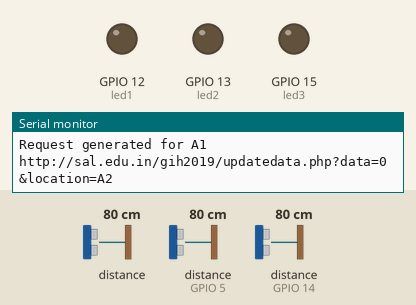
Simulated run of this sketch. Board: ESP8266 (NodeMCU). Parts: output pins drawn as LEDs (lit = HIGH), the last lines printed to the serial monitor. Wiring (inferred from the names in the program): 3 × ultrasonic range finder: trigger GPIO 2, echo GPIO 14 / trigger GPIO 4, echo GPIO 0 / trigger GPIO 16, echo GPIO 5. Inputs (shaded band) come from the test bench; at power-on: distance to the obstacle 80 cm, distance to the obstacle (sensors on GPIO 5, GPIO 14) 80 cm. The echo pulse lasts 58.3 µs per cm; WiFi joins after 1.5 s; servers stay silent unless stated; uploads are accepted with an empty reply; pins used as bus, display or sensor lines are not drawn.

Above: at 2.7 s.
2.8 s: distance to the obstacle (sensor 0) set to 7 cm
4.3 s: distance to the obstacle (sensor 0) set to 4 cm
At 5.3 s:
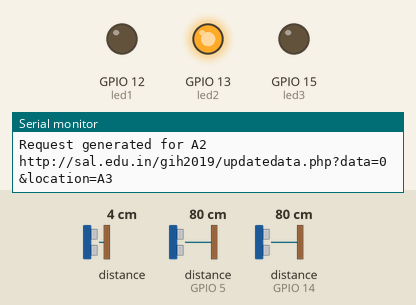
6.0 s: distance to the obstacle (sensor on GPIO 5) set to 7 cm
9.6 s: distance to the obstacle (sensor on GPIO 5) set to 4 cm
At 10.3 s:
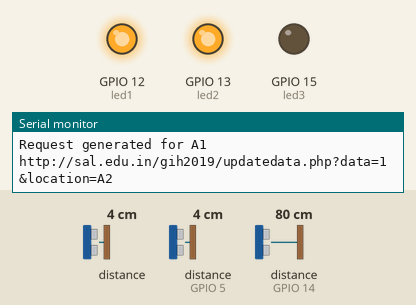
11.3 s: distance to the obstacle (sensor on GPIO 14) set to 7 cm
12.8 s: distance to the obstacle (sensor on GPIO 14) set to 4 cm
At 14.0 s:
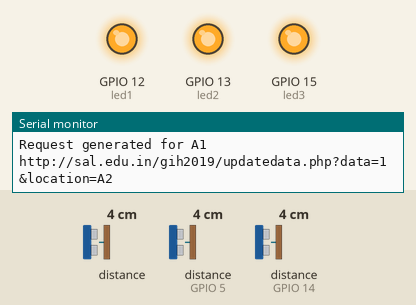
Timing chart, 0 to 15.3 s (numbered marks = the images above; inputs shaded):
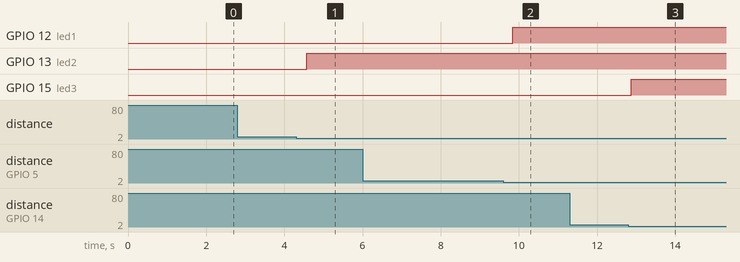

The sketch:

nodeGIH2019.ino
```cpp
#include <ESP8266WiFi.h>
#include <ESP8266HTTPClient.h>

#define trigPin1 16 // D0 ESP8266
#define echoPin1 5 // D1 ESP8266
#define trigPin2 4 // D0 ESP8266
#define echoPin2 0 // D1 ESP8266
#define trigPin3 2 // D0 ESP8266
#define echoPin3 14 // D1 ESP8266
#define led1 12
#define led2 13
#define led3 15

int httpCode;
String payload;

long duration;
int dist;
String url1;
String url2;
String url3;

const char * ssid = "Hackathon2019"; //your WiFiSSID
const char * password = "Hack@thon&20!9"; //your PASSWORD

void setup() {

  pinMode(trigPin1, OUTPUT); // Sets the trigPin as an Output
  pinMode(echoPin1, INPUT); // Sets the echoPin as an Input
  pinMode(trigPin2, OUTPUT); // Sets the trigPin as an Output
  pinMode(echoPin2, INPUT); // Sets the echoPin as an Input
  pinMode(trigPin3, OUTPUT); // Sets the trigPin as an Output
  pinMode(echoPin3, INPUT); // Sets the echoPin as an Input
  pinMode(led1, OUTPUT);
  pinMode(led2, OUTPUT);
  pinMode(led3, OUTPUT);

  Serial.begin(9600);
  delay(10);
  Serial.println();
  Serial.println();
  Serial.print("Connecting to ");
  Serial.println(ssid);
  WiFi.begin(ssid, password);
  while (WiFi.status() != WL_CONNECTED) {
    delay(500);
    Serial.print(".");
  }
  Serial.println("");
  Serial.println("WiFi connected");
  Serial.println("IP address: ");
  Serial.println(WiFi.localIP());

}

void loop() {
  //Ultrasonic A1
  digitalWrite(trigPin1, LOW);
  delayMicroseconds(2);
  digitalWrite(trigPin1, HIGH);
  delayMicroseconds(10);
  digitalWrite(trigPin1, LOW);
  duration = pulseIn(echoPin1, HIGH);
  dist = duration * 0.034 / 2;
  Serial.print("Distance of A1: ");
  Serial.println(dist);
  delay(10);

  if(dist<5)
  {
    url1 = "http://sal.edu.in/gih2019/updatedata.php?data=1&location=A1";
    digitalWrite(led1, HIGH);
  }
  else
  {
    url1 = "http://sal.edu.in/gih2019/updatedata.php?data=0&location=A1";
    digitalWrite(led1, LOW);
  }

  //Ultrasonic A2
  digitalWrite(trigPin2, LOW);
  delayMicroseconds(2);
  digitalWrite(trigPin2, HIGH);
  delayMicroseconds(10);
  digitalWrite(trigPin2, LOW);
  duration = pulseIn(echoPin2, HIGH);
  dist = duration * 0.034 / 2;
  Serial.print("Distance of A2: ");
  Serial.println(dist);
  delay(10);

  if(dist<5)
  {
    url2 = "http://sal.edu.in/gih2019/updatedata.php?data=1&location=A2";
    digitalWrite(led2, HIGH);
  }
  else
  {
    url2 = "http://sal.edu.in/gih2019/updatedata.php?data=0&location=A2";
    digitalWrite(led2, LOW);
  }

  //Ultrasonic A3
  digitalWrite(trigPin3, LOW);
  delayMicroseconds(2);
  digitalWrite(trigPin3, HIGH);
  delayMicroseconds(10);
  digitalWrite(trigPin3, LOW);
  duration = pulseIn(echoPin3, HIGH);
  dist = duration * 0.034 / 2;
  Serial.print("Distance of A3: ");
  Serial.println(dist);
  delay(10);

  if(dist<5)
  {
    url3 = "http://sal.edu.in/gih2019/updatedata.php?data=1&location=A3";
    digitalWrite(led3, HIGH);
  }
  else
  {
    url3 = "http://sal.edu.in/gih2019/updatedata.php?data=0&location=A3";
    digitalWrite(led3, LOW);
  }

  HTTPClient http;
  http.begin(url1);

  Serial.println(url1);

  httpCode = http.GET();            //Send the request
  payload = http.getString();    //Get the response payload

  Serial.println(httpCode);   //Print HTTP return code
  Serial.println(payload);    //Print request response payload

  http.end();  //Close connection
  Serial.println("Request generated for A1");

  http.begin(url2);

  Serial.println(url2);

  httpCode = http.GET();            //Send the request
  payload = http.getString();    //Get the response payload

  Serial.println(httpCode);   //Print HTTP return code
  Serial.println(payload);    //Print request response payload

  http.end();  //Close connection
  Serial.println("Request generated for A2");

  http.begin(url3);

  Serial.println(url3);

  httpCode = http.GET();            //Send the request
  payload = http.getString();    //Get the response payload

  Serial.println(httpCode);   //Print HTTP return code
  Serial.println(payload);    //Print request response payload

  http.end();  //Close connection
  Serial.println("Request generated for A3");
}
```

Measured:
- the behaviour switches between 6 and 5 cm on distance to the obstacle (sensor 0) (found by bisection; images 0 and 1)
- the behaviour switches between 6 and 5 cm on distance to the obstacle (sensor on GPIO 5) (found by bisection; images 1 and 2)
- the behaviour switches between 6 and 5 cm on distance to the obstacle (sensor on GPIO 14) (found by bisection; images 2 and 3)
- after the input at 4.3 s, GPIO 13 (led2): LOW → HIGH after 0.28 s
- after the input at 9.6 s, GPIO 12 (led1): LOW → HIGH after 0.24 s
- after the input at 12.8 s, GPIO 15 (led3): LOW → HIGH after 0.08 s
